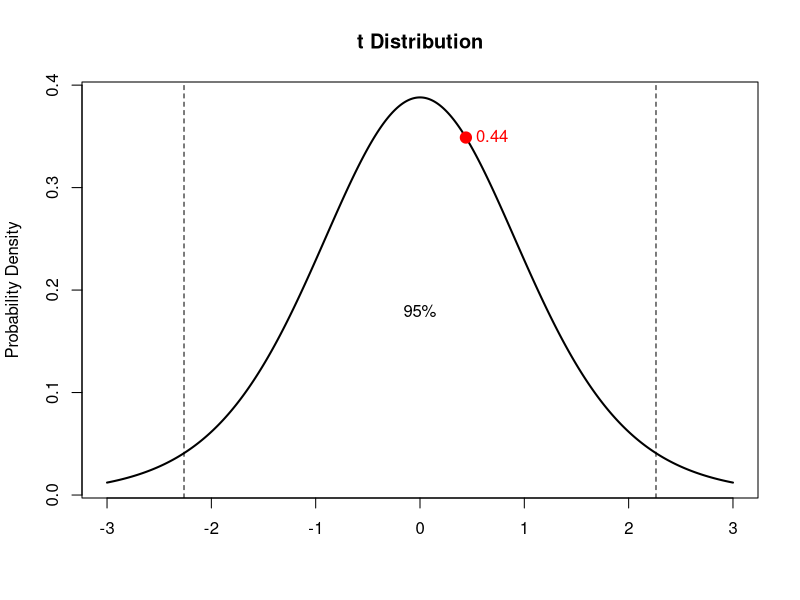
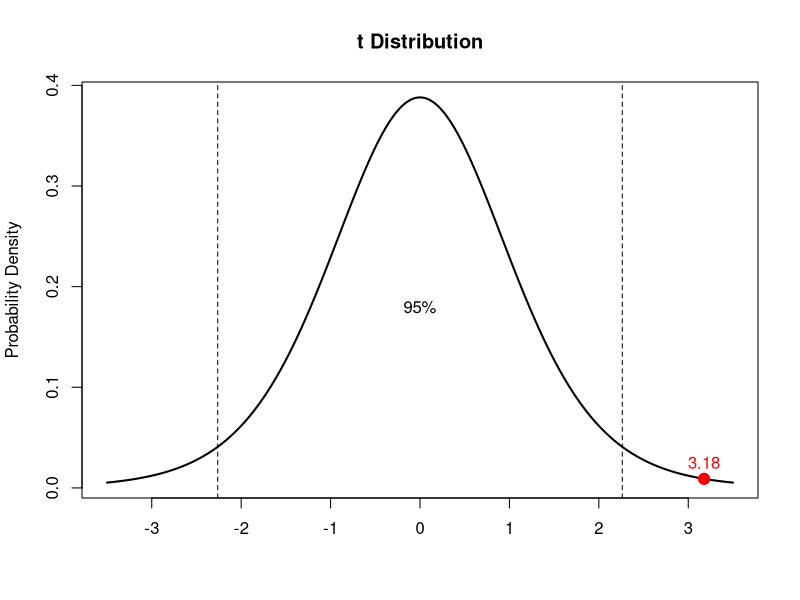

These figures' R source, in order:
###################
#### CHAPTER 7 ####
###################

#########
## 7.2 ##
#########

## Table 7.1. Data on 20 projects (using process A and B) ##
projects <- data.frame(Order = 1:20,
           Process = c(rep("A", 10), rep("B", 10)),
           Reliability = c(89.7, 81.4, 84.5, 84.8, 87.3, 79.7, 85.1, 81.7, 83.7, 84.5, 84.7, 86.1, 83.2, 91.9, 86.3, 79.3, 82.6, 89.1, 83.7, 88.5))

# Calculate the mean reliability of process A and process B
(processMeans <- with(projects, tapply(X = Reliability, INDEX = Process, FUN = mean)))

ybar_a <- processMeans[[1]]
ybar_b <- processMeans[[2]]

# Difference in means
ybar_b - ybar_a

# historical differences greater than 1.30
probabilityDiff <- 9/191

# which is less than 0.05
probabilityDiff < 0.05

#########
## 7.3 ##
#########
languages <- data.frame(Order = 1:11,
                        Language = c("A", "A", "B", "B", "A", "B", "B", "B", "A", "A", "B"),
                        Correctness = c(29.9, 11.4, 26.6, 23.7, 25.3, 28.5, 14.2, 17.9, 16.5, 21.1, 24.3))

# Find means for language A and B
(means <- with(languages, tapply(X = Correctness, INDEX = Language, FUN = mean)))

# Find n for language A and B
(ns <- with(languages, tapply(X = Correctness, INDEX = Language, FUN = length)))

# Find the difference between language A and language B
(meanDiff <- means[[2]] - means[[1]])

ybar_a <- means[[1]]
ybar_b <- means[[2]]

n_a <- ns[[1]]
n_b <- ns[[2]]

y_a <- languages$Correctness[languages$Language == "A"]
y_b <- languages$Correctness[languages$Language == "B"]

# Table 7.6 t0 calculations
ybar_b - ybar_a
(s2_a <- (sum((y_a - ybar_a)^2))/(n_a - 1))
(s2_b <- (sum((y_b - ybar_b)^2))/(n_b - 1))
(s2 <- ((n_a - 1)*s2_a + (n_b - 1)*s2_b)/((n_a-1)+(n_b-1)))
(t0 <- (meanDiff - 0)/sqrt(s2*((1/n_a) + (1/n_b))))

# This function gives you the exact probability of 0.44 in this t-distribution
pt(0.44, df = 9)

# When using the table in the annexes, the probability must be estimated between the values
#  shown in the table. As you can see, the probability that the above function gives you, 0.66,
#  is in fact between 0.260 and 0.697 as said in the book.

# The range of the 95% confidence interval for t-distribution with df = 9
c(qt(0.025, df = 9), qt(0.975, df = 9))
# The t-value we found is between this interval, therefore we cannot reject out null hypothesis

# A plot of the t-distribution, the 95% confidence interval, and the t-value we calculated
plot(x = seq(-3,3,length.out = 1000),
     y = dt(seq(-3,3,length.out = 1000), df = 9),
     main = "t Distribution",
     ylab = "Probability Density",
     xlab = "",
     type = "l",
     lwd = 2)
abline(v = qt(0.025, df = 9), lty = 2)
abline(v = qt(0.975, df = 9), lty = 2)
points(0.44, dt(0.44, df = 9), pch = 19, cex = 1.5, col = "red")
text(0.44, dt(0.44, df = 9), label = "0.44", pos = 4, col = "red")
text(0, 0.18, label = "95%")

# t-test
t.test(subset(languages, Language == "B")$Correctness, subset(languages, Language == "A")$Correctness)
t.test(y_b, y_a, var.equal = TRUE, paired=FALSE)
#########
## 7.4 ##
#########
techniques <- data.frame(project = 1:10,
                         techniqueA = c(13.2, 8.2, 10.9, 14.3, 10.7, 6.6, 9.5, 10.8, 8.8, 13.3),
                         techniqueB = c(14.0, 8.8, 11.2, 14.2, 11.8, 6.4, 9.8, 11.3, 9.3, 13.6))
techniques$d <- techniques$techniqueB - techniques$techniqueA

# Mean difference in techniques
mean(techniques$d)

# Variance the quick and easy way
var(techniques$d)
# or as done in the book:
s2 <- (sum((techniques$d - mean(techniques$d))^2))/(length(techniques$d)-1)

# Standard deviation (s)
sd(techniques$d)
# or
s <- sqrt(s2)

# Calculate t statistic
(t0 <- ((mean(techniques$d)-0)/s) * sqrt(length(techniques$d)-1))

# Probability density of the calculated t value. This value is greater than 0.975, therefore
#  we can reject the null hypothesis
pt(t0, df = 9)

# The probability that t >= 3.18 is found by the following:
1-pt(t0, df=9)
# OR
pt(-t0, df=9)

# The range of the 95% confidence interval for t-distribution with 9 degrees of freedom
qt(c(0.025, 0.975), df = 9)
# Again, the t value is outside of this range therefore, reject the null. There is evidence that
#  there is a difference between technique A and B.

# Visual representation of t-distribution:
plot(x = seq(-3.5,3.5,length.out = 1000),
     y = dt(seq(-3.5,3.5,length.out = 1000), df = 9),
     main = "t Distribution",
     ylab = "Probability Density",
     xlab = "",
     type = "l",
     lwd = 2)
abline(v = qt(0.025, df = 9), lty = 2)
abline(v = qt(0.975, df = 9), lty = 2)
points(t0, dt(t0, df = 9), pch = 19, cex = 1.5, col = "red")
text(t0, dt(t0, df = 9), label = round(t0, 2), pos = 3, col = "red")
text(0, 0.18, label = "95%")

# A simple t-test on d (the differences)
t.test(techniques$d)

